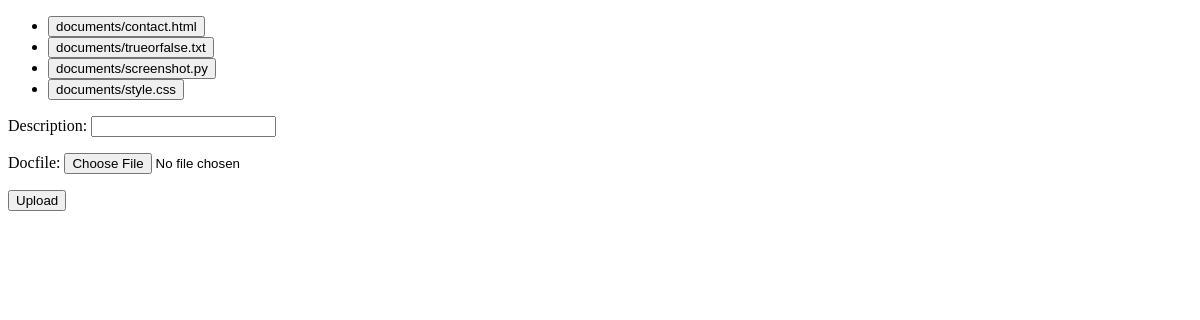
Page /server/upload on the earlier database version.
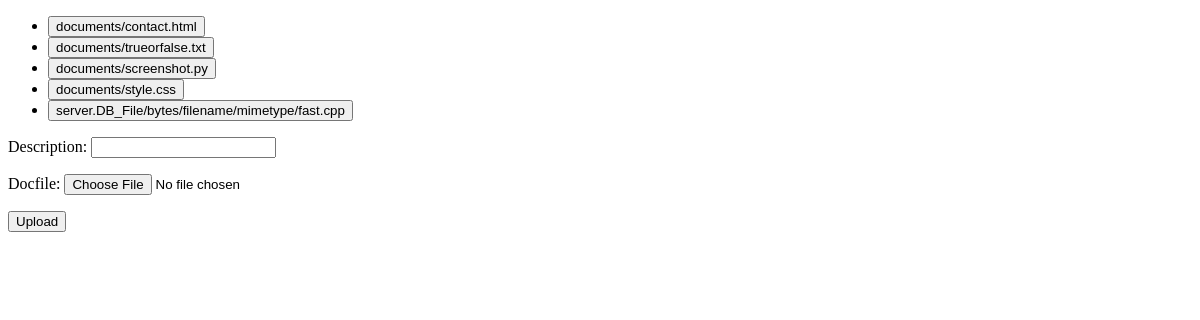
Same page on the later database version.
### server/models.py (models this page shows)
class Document(models.Model):
	description = models.CharField(max_length = 255, blank = True)
	docfile = models.FileField(upload_to='server.DB_File/bytes/filename/mimetype')

### server/views.py (the view)
# urls.py: urlpatterns = [path('upload',views.list, name='upload'),
def list(request):
    if request.method == 'POST':
        form = DocumentForm(request.POST, request.FILES)
        if form.is_valid():
            form.save()
            return redirect('upload')
    else:
        form = DocumentForm() # A empty, unbound form
    documents = Document.objects.all()
    return render(request, 'upload/upload.html',
        {'form': form,'documents' : documents})

### server/forms.py
class DocumentForm(forms.ModelForm):
    class Meta:
    	model= Document
    	fields=('description', 'docfile',)

### server/templates/upload/upload.html (shortened to what this page needs)
{% load static %}
<!DOCTYPE html>
<html>
    <head>
    </head>
    {% load static %}
    <body>
    {% if documents %}
        <ul>
        {% for document in documents %}
            <li>
<button id="myBtn{{ document.docfile.name }}">{{ document.docfile.name }}</button>
      </li>
        {% endfor %}
        </ul>
    {% else %}
        <p>No documents.</p>
    {% endif %}
        <form  method="post" enctype="multipart/form-data">
            {{form.as_p}}
            <button type = "submit">Upload</button>
        </form>
    </body>
</html>

Differences in the rows shown:
added Document: docfile.name "server.DB_File/bytes/filename/mimetype/fast.cpp"
